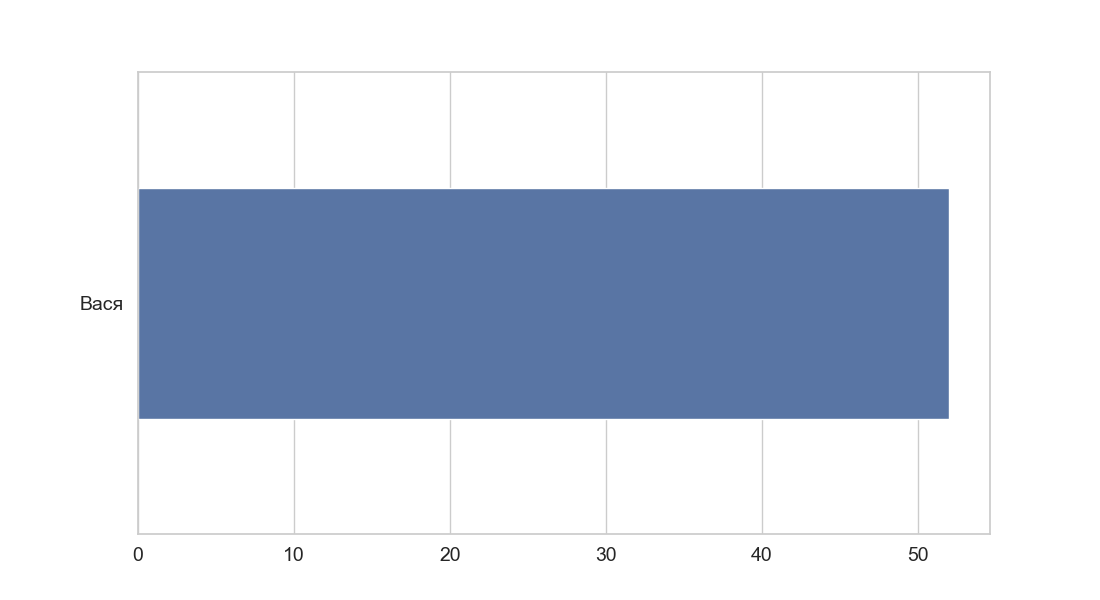

Write the Python code that produced this figure.
import sys
import time

import seaborn as sns
import matplotlib.pyplot as plt
import mariadb

from functools import reduce

from dbhelper import DBCursor, get_cursor
from config import STATISTICS_UPDATE


names = {
    'nokrolikno': 'Вася',
    'estun_d': 'Егор',
    'saltstraumen_bb': 'Настя',
    'bullshit_so': 'Соня',
    'hatememooore': 'Макс',
    'akakiy_kos9lk': 'Даня',
    'Ane4kaAiz': 'Аня',
    'Danchhh': 'Валуч',
    'Shekkell': 'Саня',
}


def create_box_plot() -> str:
    cursor, conn = get_cursor()
    with open('statistics_logs.txt', 'w', encoding='UTF-8') as f:
        f.write(str(time.time()))
    cursor.execute("SELECT username, COUNT(*) FROM Actions GROUP BY username ORDER BY 2 DESC;")
    if cursor.rowcount == 0:
        sys.exit()
    active_users = list(cursor)
    X = []
    Y = []
    for user, value in active_users:
        Y.append(names[user])
        X.append(value)
    sns.set_theme(style="whitegrid")
    fig, axis = plt.subplots(1, 1)
    fig.set_figheight(6)
    fig.set_figwidth(11)
    sns.barplot(x=X, y=Y, width=0.5)
    plt.tick_params(axis='both', which='major', labelsize=14)
    plt.savefig('statistics.png')
    plt.close(fig)
    sys.exit()


def most_popular_artist(cursor: mariadb.Cursor):
    cursor.execute("SELECT artists FROM Actions;")
    if cursor.rowcount == 0:
        return 'Никто :\) Плейлист пока пуст\!'
    artists = list(cursor)
    artists = list(map(lambda x: x[0].split(', '), artists))
    artists_reduced = reduce(lambda a, b: a + b, artists)
    return max(set(artists_reduced), key=artists_reduced.count)


def main():
    cursor, conn = DBCursor()
    while True:
        create_box_plot(cursor)
        time.sleep(STATISTICS_UPDATE)


if __name__ == "__main__":
    main()
